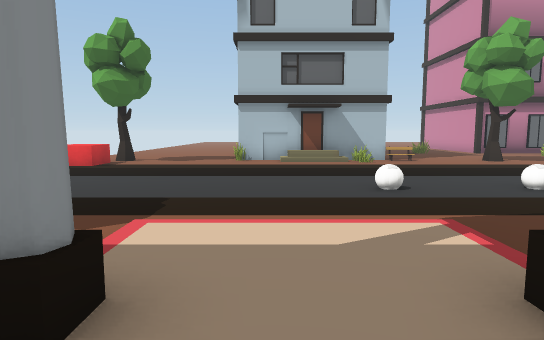
view 1 (above)

17 first-person views from a walk through a scene from a Unity 3-D project. The camera is 1.4 m above the floor, tilts 6° down and sees 75° across. The floor is counted in squares, 1.44 m on a side. Each view is taken from the middle of a square. On the plan, view 1 faces up. The plan holds only what a view shows up to about 13 squares ahead; the rest is blank. The place goes on beyond the plan. The player is left out. Some surface patterns are stand-ins.

view 2
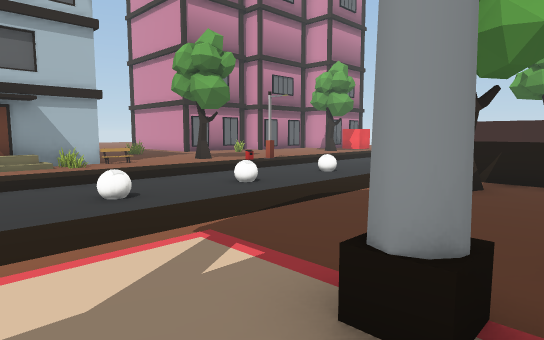

view 3
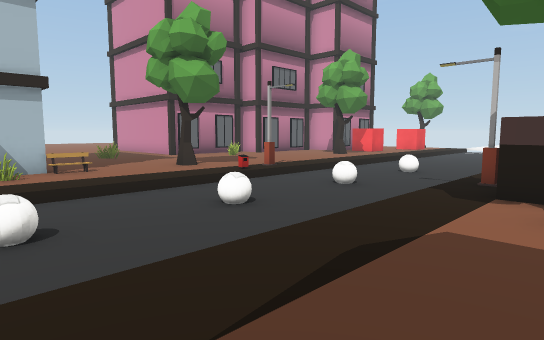

view 4
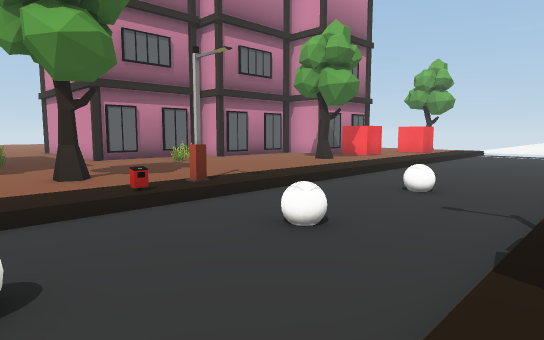

view 5
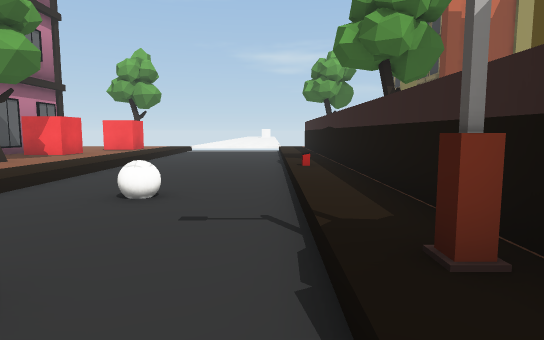

view 6
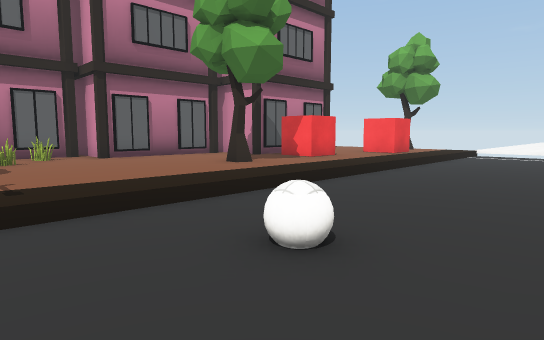

view 7
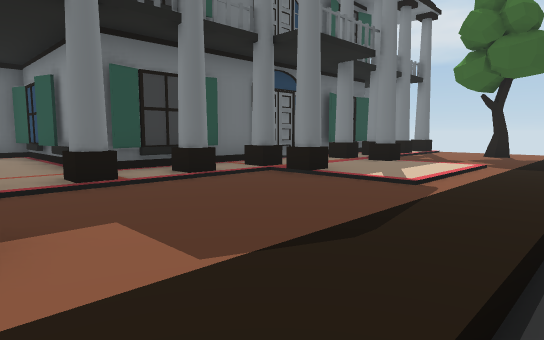

view 8
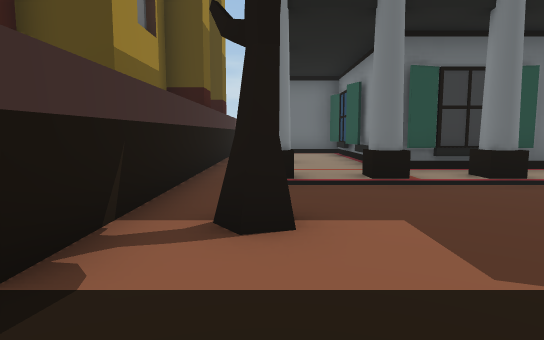

view 9
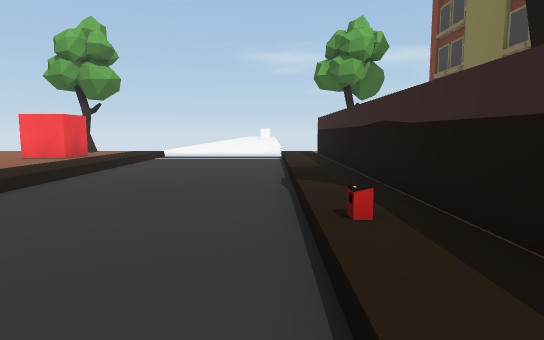

view 10
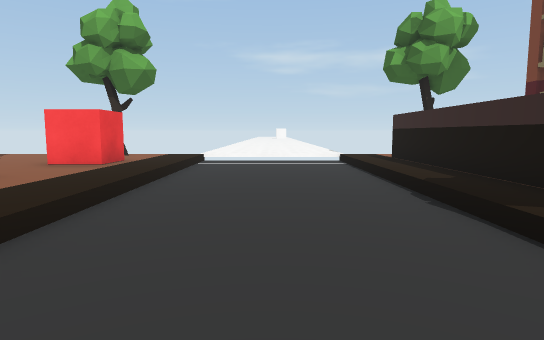

view 11
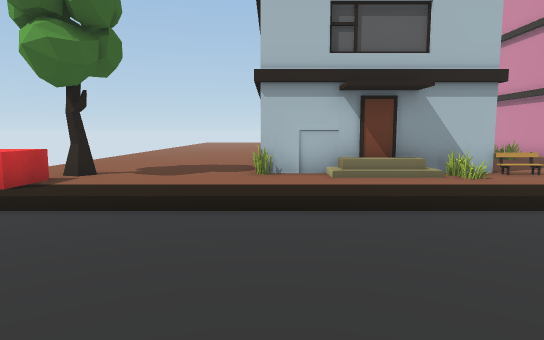

view 12
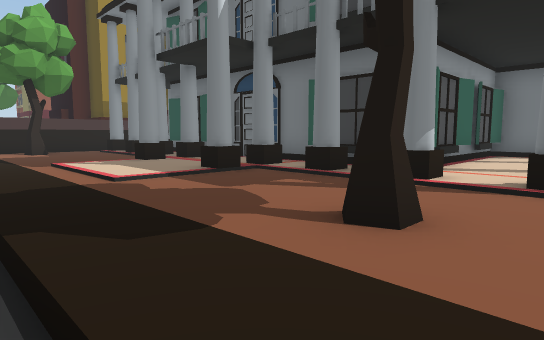

view 13
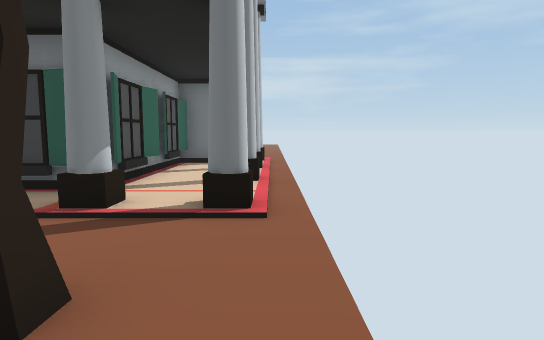

view 14
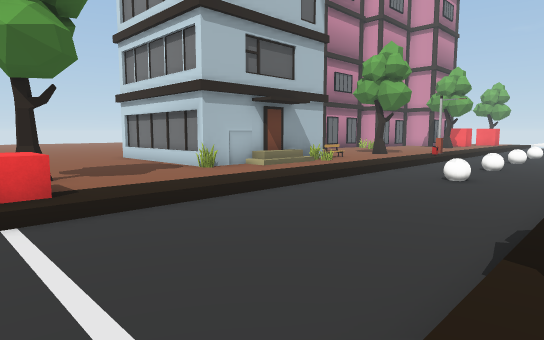

view 15
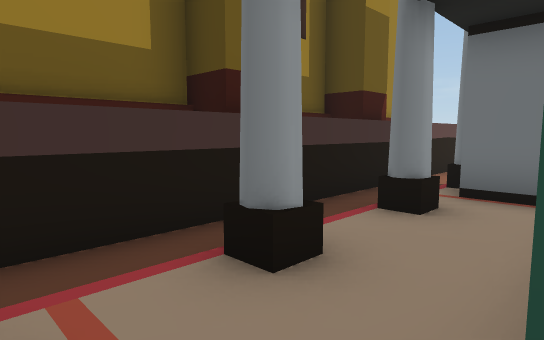

view 16
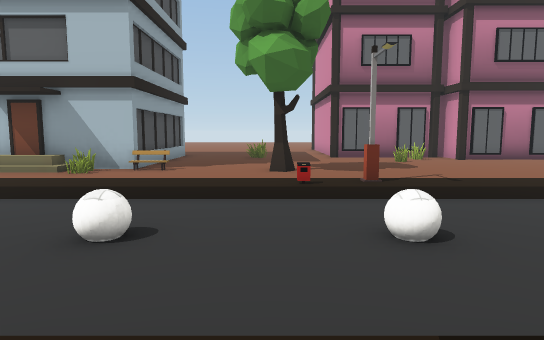

view 17
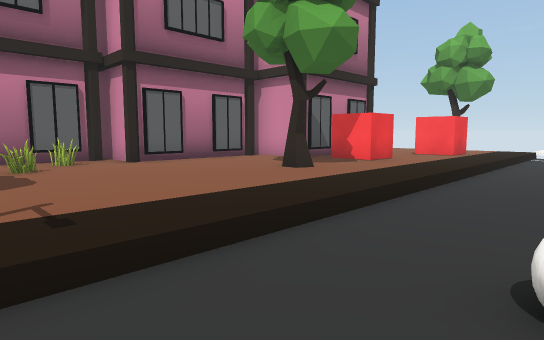

### Floor plan
Key: @ floor where view 1 was taken; # wall or solid block; . main floor; - floor 0.5 m lower than the main floor; / step, stairs or slope; = window, fence, low wall or low ledge; T tree; C red cube; B ball; U building; E bench; L lamp.
Columns run from 7 left of view 1 to 25 right of it. Each row starts with its distance up from view 1.
 17 ......#    #........=.######
 16 ......#    #.......=.......#
 15 ......#    #...............##  ..
 14 ......######...............C  ...
 13  .T.....//#.E..T........T..C...C
 12 CC.............................C.
 11  C...............L...............
 10  --------------------------------
  9 ---------------------------------
  8 ----------B--B---B--B------------
  7 ---------------------------------
  6 ---------------------------------
  5 .................L...../.........
  4 ................#################
  3 .T....   .....T.#       T
  2 ......U  U......#
  1 ..U.U.U. U..U.U.#
  0 .      @    .  .#
 -1 .  UUUUUUUUUU  .U
 -2 .U U        U U.U
 -3 .  U        U  .#
 -4 .  U        U U.#
 -5 .  U        U  .U
 -6 .UUU        UU .#
 -7 .U            U.#
 -8 .U             .
 -9                .U
-10                 U
-11                 #

Positions as (right, up) in squares from view 1, and headings:
1: (0, 0), facing up
2: (0, 1), facing up-right
3: (2, 3), facing up-right
4: (6, 5), facing up-right
5: (8, 6), facing right
6: (11, 6), facing up-right
7: (7, 6), facing down-left
8: (7, 6), facing down
9: (13, 6), facing right
10: (15, 8), facing right
11: (-1, 5), facing up
12: (-7, 6), facing down-right
13: (-7, 5), facing down
14: (-7, 5), facing up-right
15: (5, 0), facing down-right
16: (8, 4), facing up
17: (11, 8), facing up-right
